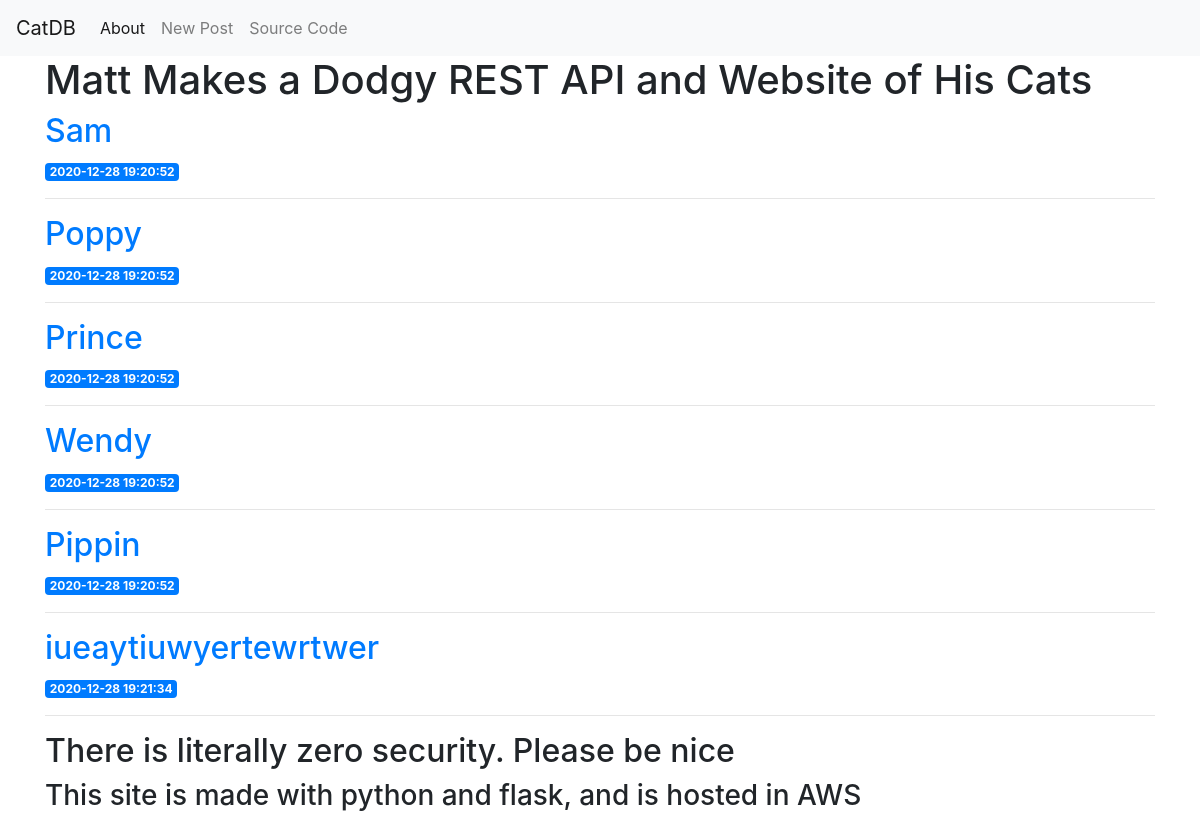
The page / on the database its author committed.
### tables this page shows
CREATE TABLE posts (
    id INTEGER PRIMARY KEY AUTOINCREMENT,
    created TIMESTAMP NOT NULL DEFAULT CURRENT_TIMESTAMP,
    title TEXT NOT NULL,
    content TEXT NOT NULL
);

### app.py (the view)
@app.route('/')
def index():
    conn = get_db_connection()
    posts = conn.execute('SELECT * FROM posts').fetchall()
    conn.close()
    return render_template('index.html', posts=posts)

### app.py (called while the page is built)
def get_db_connection():
    conn = sqlite3.connect('database.db')
    conn.row_factory = sqlite3.Row
    return conn

### templates/index.html
{% extends 'base.html' %}
{% block content %}
<h1>{% block title %} Matt Makes a Dodgy REST API and Website of His Cats {% endblock %}</h1>
{% for post in posts %}
<a href="{{ url_for('post', post_id=post['id']) }}">
    <h2>{{ post['title'] }}</h2>
</a>
<span class="badge badge-primary">{{ post['created'] }}</span>
<hr>
{% endfor %}
<h2>There is literally zero security. Please be nice</h2>
<h3>This site is made with python and flask, and is hosted in AWS</h3>
{% endblock %}

### templates/base.html (shortened to what this page needs)
<!doctype html>
<html lang="en">
<head>
    <link rel="stylesheet" href="https://stackpath.bootstrapcdn.com/bootstrap/4.3.1/css/bootstrap.min.css"
>
</head>
<body>
<nav class="navbar navbar-expand-md navbar-light bg-light">
    <a class="navbar-brand" href="{{ url_for('index')}}">CatDB</a>
    <div class="collapse navbar-collapse" id="navbarNav">
        <ul class="navbar-nav">
            <li class="nav-item active">
                <a class="nav-link" href="#">About</a>
            </li>
            <li class="nav-item">
                <a class="nav-link" href="{{url_for('create')}}">New Post</a>
            </li>
            <li class="nav-item">
                <a class="nav-link" href="{{url_for('sourcecode')}}">Source Code</a>
            </li>
        </ul>
    </div>
</nav>
<div class="container">
    {% block content %} {% endblock %}
</div>
</body>
</html>

### rows shown on the page
posts: title "Sam", created "2020-12-28 19:20:52"
posts: title "Poppy", created "2020-12-28 19:20:52"
posts: title "Prince", created "2020-12-28 19:20:52"
posts: title "Wendy", created "2020-12-28 19:20:52"
posts: title "Pippin", created "2020-12-28 19:20:52"
posts: title "iueaytiuwyertewrtwer", created "2020-12-28 19:21:34"
